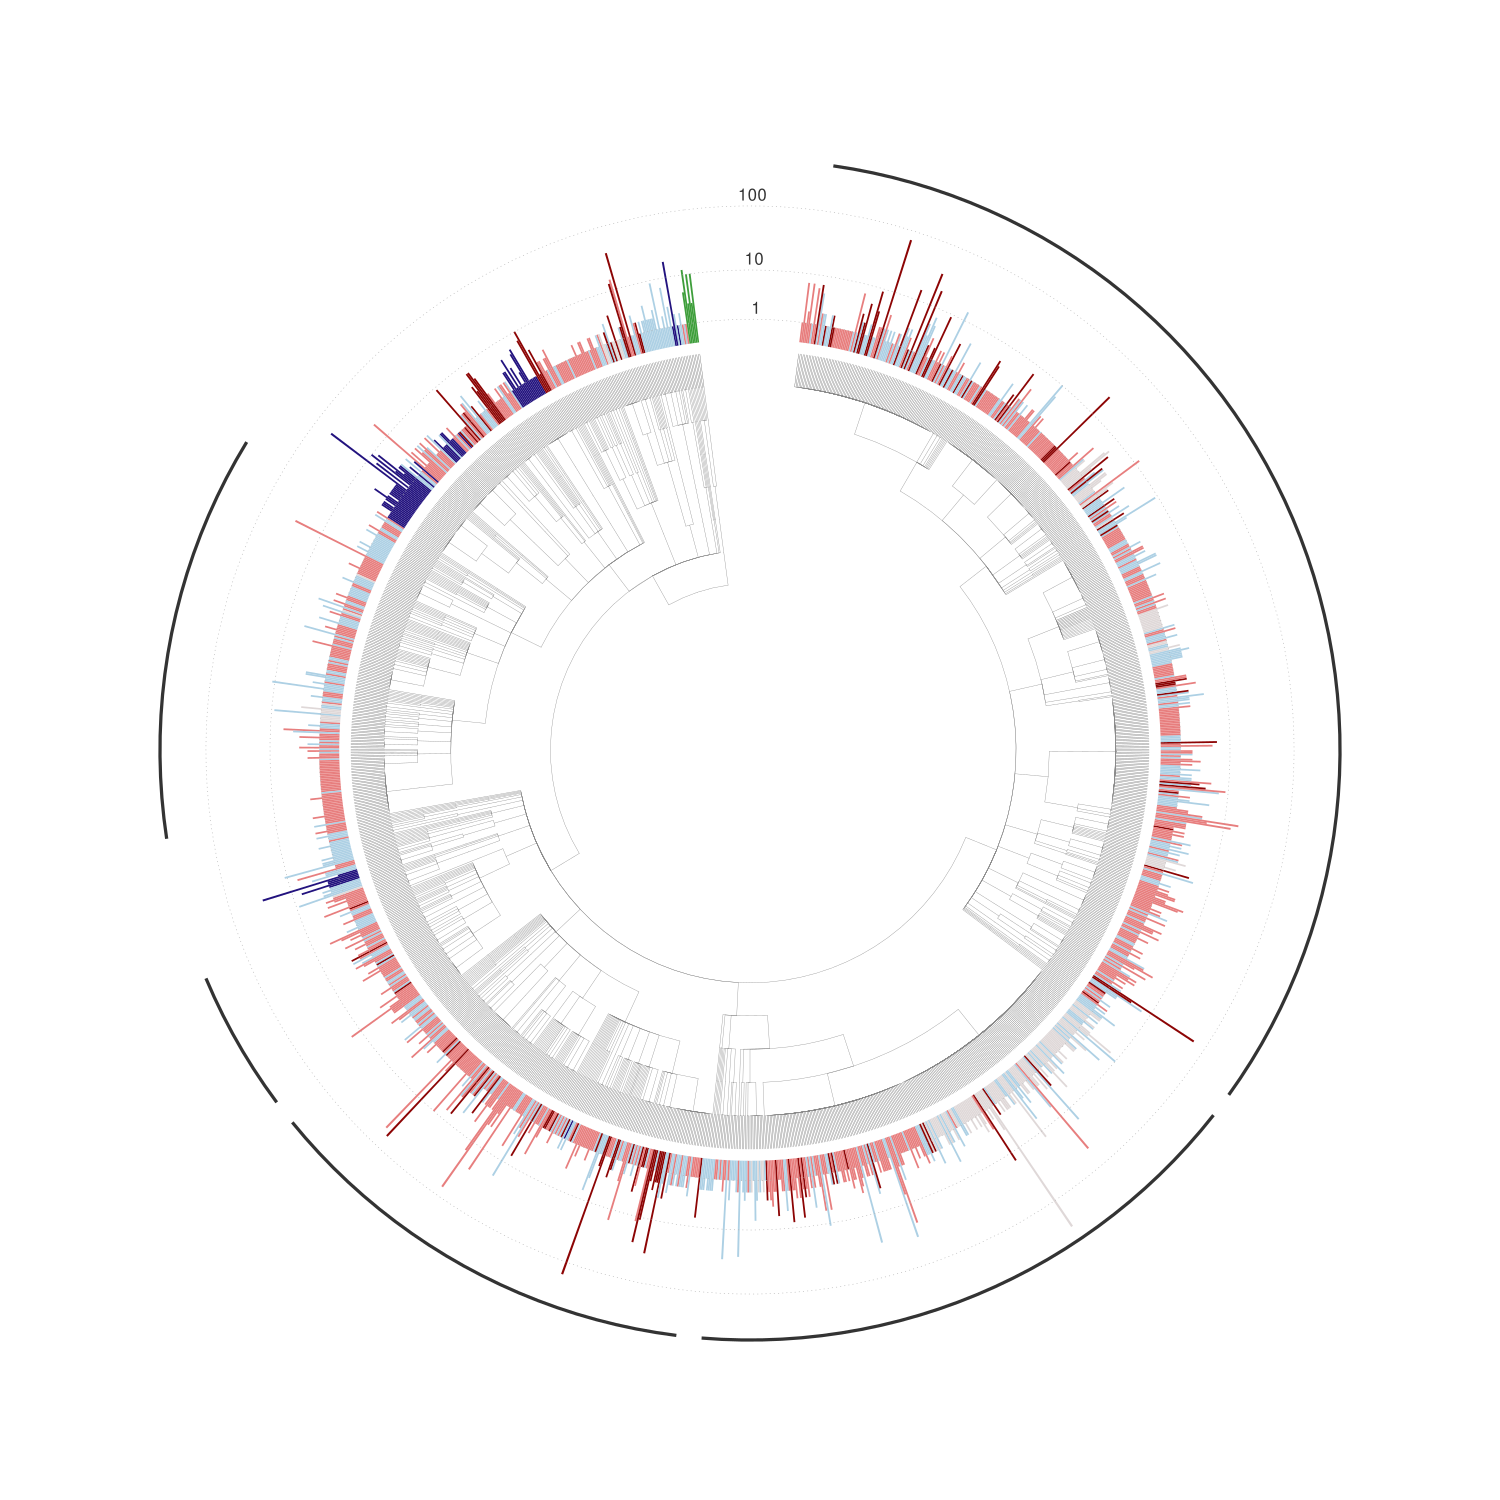

The R source for this figure:
#!/usr/bin/env Rscript
# db_contents.R — what db_v4 can see, as a circular taxonomic cladogram.
#
#   Rscript 02_classify/report/figures/db_contents/db_contents.R                     # assembly mode
#   Rscript 02_classify/report/figures/db_contents/db_contents.R --self-contained    # + title, legend
#   Rscript 02_classify/report/figures/db_contents/db_contents.R --label-classes     # + class names
#   ... --label-classes --label-min=20                                   # more classes
#
# Reads only what prep_db_contents.py wrote. Run that first; it owns the membership logic,
# the taxonomy walk and the rank ladder, so this file is layout and style and nothing else.
#
# IT IS A TAXONOMY, NOT A PHYLOGENY. Branch lengths are all 1 because every edge is one rank
# step, so radius encodes taxonomic RANK (kingdom -> species) and not divergence. Never
# caption it as a phylogeny.
#
# Why ggtree and not ggtreeExtra: the fan layout is coord_polar(theta = "y") under the hood,
# so a plain geom_rect in tree coordinates becomes a WEDGE that tiles its angular slot
# exactly. That is the property the bars need -- a fixed-width line would be wider than its
# slot at this tip count and would overdraw its neighbours -- and it comes for free.

suppressPackageStartupMessages({
  library(ggplot2); library(ggtree); library(treeio); library(ape); library(dplyr)
})

# ── everything tunable ────────────────────────────────────────────────────────
ROUTE_COLOUR <- c(
  host            = "#3e9e3b",
  target_cereal   = "#8c0404",
  target_other    = "#e77e7e",
  host_associate  = "#22127e",
  plant_associate = "#add0e4",
  congener        = "#dfd8d8")
ROUTE_LABEL <- c(
  target_cereal   = "pathogen recorded on wheat, rice, maize or sorghum",
  target_other    = "plant pathogen, not recorded on those crops",
  host_associate  = "host associate: seen in a phytobiome study",
  plant_associate = "plant associate: recorded on a plant",
  congener        = "congener: shares a genus with a pathogen",
  host            = "host (plant)")

BRANCH_COLOUR     <- "#8a8a8a"   # internal edges
BRANCH_WIDTH      <- 0.12
TIP_BRANCH_COLOUR <- "#8a8a8a"   # terminal edges; see the note below
TIP_BRANCH_WIDTH  <- 0.06

HOLE       <- 5    # tree depth units of empty centre. BIGGER = bigger hole AND shorter
                     # branches, because the 7 rank rings are squeezed into what is left.
BAR_GAP    <- 0.35   # gap between the tip ring and the start of the bars
BAR_SCALE  <- 2   # radial length of one log10 decade, in tree depth units
ARC_GAP    <- 0.45   # gap between the longest bar and the clade arcs
ARC_WIDTH  <- 1.1    # weight of the clade arcs
ARC_PAD    <- 5      # tips trimmed from EACH END of a clade arc, so neighbours separate.
                     # Without it the arcs run tip to tip and consecutive classes sit one tip
                     # apart -- 0.22 degrees at this tip count, which reads as one continuous
                     # ring. Capped at 15% of the clade so a small one keeps a visible arc.
LABEL_MIN  <- 40     # a class needs this many species to get an arc
# Overridable: --label-min=20 adds Tremellomycetes, Microbotryomycetes, Chytridiomycetes,
# Mucoromycetes, Ustilaginomycetes and Exobasidiomycetes to the five majors. Note that
# Pucciniomycetes -- the rusts, and central to this chapter -- holds only 10 species in db_v4
# and needs --label-min=10 to appear at all. That is a fact about the database, not about the
# threshold: the rusts are a small part of it by species count.
.lm <- grep("^--label-min=", commandArgs(TRUE), value = TRUE)
if (length(.lm)) LABEL_MIN <- as.numeric(sub("^--label-min=", "", .lm[1]))

# ── inputs ────────────────────────────────────────────────────────────────────
# base read.delim, NOT readr: vroom fails to load on this machine with
# "undefined symbol: SET_GROWABLE_BIT".
here  <- dirname(sub("^--file=", "", grep("^--file=", commandArgs(FALSE), value = TRUE)[1]))
if (is.na(here) || !nzchar(here)) here <- "02_classify/report/figures"
stem  <- file.path(here, "db_contents")
self_contained <- "--self-contained" %in% commandArgs(TRUE)
# --label-classes draws the class names ON the ring, next to their arcs, and writes to a
# SEPARATE stem. Assembly mode stays textless: this is an additional image for a talk, where
# there is no Illustrator pass to place the names from the caption.
label_classes  <- "--label-classes" %in% commandArgs(TRUE)
# in_stem READS, out_stem WRITES. They differ only for --label-classes, which consumes the
# same prep output as the plain figure and must not look for its own copy of it.
in_stem  <- stem
out_stem <- if (label_classes) paste0(stem, "_labelled") else stem

# The gap angle is NOT set here. prep_db_contents.py owns it, because the clade angles it
# reports for Illustrator are computed from it; declaring it in both places meant a change on
# this side would silently leave the caption describing a different figure. To widen the gap,
# change GAP_DEG in prep_db_contents.py and re-run it.
params     <- read.delim(paste0(in_stem, "_params.tsv"), stringsAsFactors = FALSE)
OPEN_ANGLE <- params$value[params$param == "open_angle_deg"]
stopifnot(length(OPEN_ANGLE) == 1, is.finite(OPEN_ANGLE))

tr   <- read.tree(paste0(in_stem, "_tree.nwk"))
tips <- read.delim(paste0(in_stem, "_tips.tsv"), stringsAsFactors = FALSE)
tips$route <- factor(tips$route, levels = names(ROUTE_COLOUR))

cat(sprintf("  %d tips, %d internal nodes\n", Ntip(tr), Nnode(tr)))

# ── the tree ──────────────────────────────────────────────────────────────────
# Terminal and internal edges are drawn as two layers on purpose. There are as many terminal
# edges as species, 0.22 degrees apart, so at the internal weight they merge into a solid ring
# and bury the structure the figure exists to show.
# `color` and `linewidth`, NOT `colour` and `size`: ggtree forwards ... to the tree layer,
# and only that spelling reaches it. With `colour`/`size` the arguments are silently swallowed
# into fortify() and the branch settings do nothing -- the figure still draws, in defaults, so
# there is nothing to notice. ggtree warns about its own internal deprecations either way.
p <- suppressWarnings(
  ggtree(tr, layout = "fan", open.angle = OPEN_ANGLE,
         color = BRANCH_COLOUR, linewidth = BRANCH_WIDTH))

d       <- p$data
is_tip  <- d$isTip
tip_seg <- d[is_tip, ]
tip_seg$xpar <- d$x[match(tip_seg$parent, d$node)]
p <- p + geom_segment(data = tip_seg,
                      aes(x = xpar, xend = x, y = y, yend = y),
                      colour = TIP_BRANCH_COLOUR, linewidth = TIP_BRANCH_WIDTH,
                      inherit.aes = FALSE)

# ── the bars ──────────────────────────────────────────────────────────────────
xtip <- max(d$x[is_tip])
bars <- d[is_tip, c("label", "y")] |> left_join(tips, by = "label")
stopifnot(!anyNA(bars$route))
bars$x0 <- xtip + BAR_GAP
bars$x1 <- bars$x0 + log10(bars$n_annotated + 1) * BAR_SCALE

p <- p + geom_rect(data = bars,
                   aes(xmin = x0, xmax = x1, ymin = y - 0.5, ymax = y + 0.5, fill = route),
                   inherit.aes = FALSE) +
  scale_fill_manual(values = ROUTE_COLOUR, labels = ROUTE_LABEL,
                    breaks = names(ROUTE_LABEL), name = NULL, drop = FALSE)

# ── log gridlines, and the scale numerals that stay in BOTH modes ─────────────
# Under coord_polar(theta = "y") a constant x is a circle, so geom_vline draws the rings.
top   <- max(bars$n_annotated)
ticks <- c(1, 10, 100, 1000); ticks <- ticks[ticks <= top * 1.5]
tickx <- bars$x0[1] + log10(ticks + 1) * BAR_SCALE
p <- p + geom_vline(xintercept = tickx, colour = "#b0b0b0",
                    linewidth = 0.2, linetype = "dotted")

# The numerals sit in the open wedge, which is at the END of the y range.
ylab <- max(d$y) + Ntip(tr) * OPEN_ANGLE / 360 / 2
p <- p + annotate("text", x = tickx, y = ylab, label = format(ticks, big.mark = ","),
                  size = 4.2, colour = "#333333", hjust = 0.5, vjust = -0.4)

# ── clade arcs: marks only, never text. Positions are in db_contents_clades.tsv ──
arcs <- bars |> filter(class != "") |> group_by(class) |>
  summarise(n = n(), ymin = min(y), ymax = max(y), .groups = "drop") |>
  filter(n >= LABEL_MIN) |>
  mutate(pad  = pmin(ARC_PAD, 0.15 * n),
         ymin = ymin + pad, ymax = ymax - pad)
arcx <- bars$x0[1] + log10(top + 1) * BAR_SCALE + ARC_GAP
p <- p + geom_segment(data = arcs,
                      aes(x = arcx, xend = arcx, y = ymin, yend = ymax),
                      colour = "#333333", linewidth = ARC_WIDTH, lineend = "butt",
                      inherit.aes = FALSE)
cat(sprintf("  %d class arcs, smallest gap between neighbours %.1f deg\n",
            nrow(arcs), 2 * min(arcs$pad) * (360 - OPEN_ANGLE) / Ntip(tr)))

if (label_classes) {
  # POSITION comes from the same y values as the arcs, so it is exact by construction.
  # Only the text ROTATION needs the angle formula, and an error there is cosmetic.
  #
  # ggtree's fan is coord_polar(theta = "y"), so y maps linearly to angle, and
  # rotate_tree(90 + OPEN_ANGLE/2) is applied at the very end to the whole coord. A tip at y
  # therefore lands at 90 + OPEN_ANGLE/2 + (y - 1) * (360 - OPEN_ANGLE) / Ntip degrees
  # anticlockwise from east.
  lab <- arcs |>
    mutate(ymid = (ymin + ymax) / 2,
           theta = 90 + OPEN_ANGLE / 2 + (ymid - 1) * (360 - OPEN_ANGLE) / Ntip(tr),
           theta = ((theta %% 360) + 360) %% 360,
           # Radial text reads outward, but on the left half it would be upside down, so
           # flip it and anchor from the other end.
           flip  = theta > 90 & theta < 270,
           angle = ifelse(flip, theta - 180, theta),
           hj    = ifelse(flip, 1, 0))
  p <- p + geom_text(data = lab,
                     aes(x = arcx + 0.18, y = ymid, label = class,
                         angle = angle, hjust = hj),
                     size = 3.3, colour = "#222222", inherit.aes = FALSE)
  cat(sprintf("  labelled %d classes on the ring\n", nrow(lab)))
}

# ── the hole, the theme, and out ──────────────────────────────────────────────
# A NEGATIVE lower xlim pushes the root off the centre, which is how a fan layout gets its
# hole. Bigger HOLE also shortens every branch, since the rank rings share what is left.
p <- p + xlim(c(-HOLE, arcx + if (label_classes) 1.5 else 0.1)) +
  theme(panel.background = element_rect(fill = "white", colour = NA),
        plot.background  = element_rect(fill = "white", colour = NA),
        plot.margin      = margin(6, 6, 6, 6))

if (self_contained) {
  p <- p + labs(
    title    = "What db_v4 can see",
    subtitle = sprintf(paste0("%s fungal species carrying a gene model, so usable in a ",
                              "CDS-only index.  Bar: annotated assemblies, log scale\n",
                              "colour is the route into scope"),
                       format(nrow(bars), big.mark = ","))) +
    theme(legend.position = "bottom", legend.text = element_text(size = 11),
          plot.title = element_text(size = 20, hjust = 0.5),
          plot.subtitle = element_text(size = 12, hjust = 0.5, colour = "#333333")) +
    guides(fill = guide_legend(ncol = 2, override.aes = list(linewidth = 0)))
} else {
  p <- p + theme(legend.position = "none")
}

# ggtree opens the fan at 3 o'clock, so rotate it to the top where a reader looks first.
# The extra OPEN_ANGLE/2 is not a fudge: rotate_tree sets where the gap's leading EDGE lands,
# not its centre, so rotating by 90 alone leaves the wedge sitting half its own width
# clockwise of twelve. Applied LAST, because it rewrites the coord and any layer added
# afterwards would not follow it.
p <- rotate_tree(p, 90 + OPEN_ANGLE / 2)

png_path <- paste0(out_stem, ".png"); pdf_path <- paste0(out_stem, ".pdf")
ragg::agg_png(png_path, width = 15, height = if (self_contained) 16.2 else 15,
              units = "in", res = 300, background = "white")
print(p); invisible(dev.off())
cairo_pdf(pdf_path, width = 15, height = if (self_contained) 16.2 else 15, bg = "white")
print(p); invisible(dev.off())
cat(sprintf("  -> %s / .pdf   (mode: %s)\n", png_path,
            if (self_contained) "self-contained" else "assembly"))
